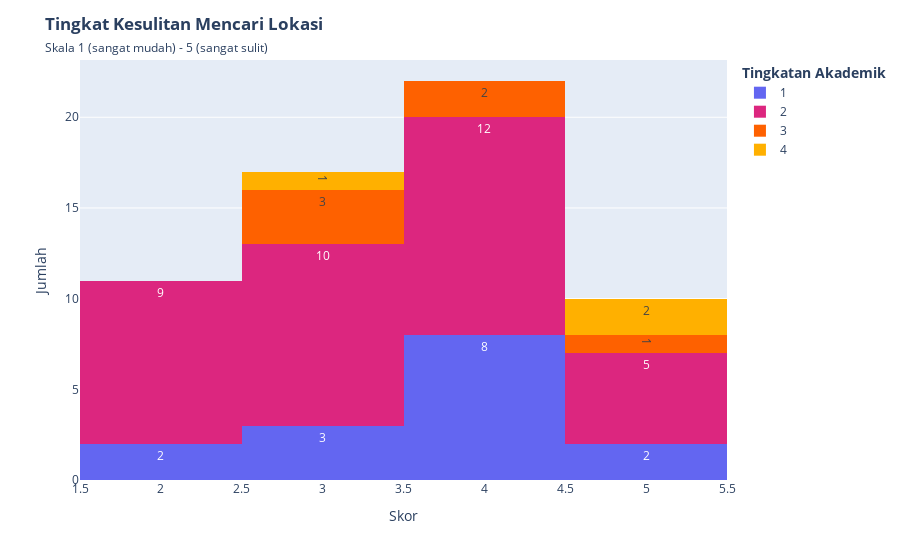

Here is the notebook cell this chart was saved with:
### Markdown cell above
**Insights**

Sebagian besar responden jarang berkunjung ke multikampus lain.

### Code cell
fig = px.histogram(masalah, x="kesulitan_lokasi", 
                   color="tingkat", 
                   color_discrete_map={
                       1: '#6366f1',
                       2: '#DC267F',
                       3: '#FE6100',
                       4: '#FFB000',
                       5: '#648FFF'
                   },
                   barmode="stack",
                   category_orders={"tingkat": sorted(masalah["tingkat"].unique())}, 
                   histfunc="count")
fig.update_traces(texttemplate='%{y}', textposition='inside')
fig.update_layout(xaxis_title="Skor",
                  yaxis_title="Jumlah",
                  legend=dict(title=dict(text='<b>Tingkatan Akademik</b>')),
                  title='<b>Tingkat Kesulitan Mencari Lokasi</b><br><span style="font-size:12px">Skala 1 (sangat mudah) - 5 (sangat sulit)</span>'
                  )
pio.write_image(fig, "svg/akses-2.svg", format="svg")
fig.show()

### Figure 1 — Plotly figure (JSON) as saved in the notebook; plotly's stock layout.template omitted (floating-point values rounded to 4 significant figures)
{"data": [{"alignmentgroup": "True", "bingroup": "x", "histfunc": "count", "hovertemplate": "tingkat=1<br>kesulitan_lokasi=%{x}<br>count=%{y}<extra></extra>", "legendgroup": "1", "marker": {"color": "#6366f1", "pattern": {"shape": ""}}, "name": "1", "offsetgroup": "1", "orientation": "v", "showlegend": true, "textposition": "inside", "texttemplate": "%{y}", "type": "histogram", "x": [4, 4, 4, 4, 3, 4, 2, 5, 4, 5, 3, 2, 3, 4, 4], "xaxis": "x", "yaxis": "y"}, {"alignmentgroup": "True", "bingroup": "x", "histfunc": "count", "hovertemplate": "tingkat=2<br>kesulitan_lokasi=%{x}<br>count=%{y}<extra></extra>", "legendgroup": "2", "marker": {"color": "#DC267F", "pattern": {"shape": ""}}, "name": "2", "offsetgroup": "2", "orientation": "v", "showlegend": true, "textposition": "inside", "texttemplate": "%{y}", "type": "histogram", "x": [4, 4, 4, 3, 4, 3, 5, 4, 3, 3, 4, 3, 3, 3, 2, 5, 3, 3, 2, 4, 2, 4, 2, 2, 5, 2, 3, 4, 4, 4, 4, 5, 2, 2, 2, 5], "xaxis": "x", "yaxis": "y"}, {"alignmentgroup": "True", "bingroup": "x", "histfunc": "count", "hovertemplate": "tingkat=3<br>kesulitan_lokasi=%{x}<br>count=%{y}<extra></extra>", "legendgroup": "3", "marker": {"color": "#FE6100", "pattern": {"shape": ""}}, "name": "3", "offsetgroup": "3", "orientation": "v", "showlegend": true, "textposition": "inside", "texttemplate": "%{y}", "type": "histogram", "x": [4, 3, 3, 5, 3, 4], "xaxis": "x", "yaxis": "y"}, {"alignmentgroup": "True", "bingroup": "x", "histfunc": "count", "hovertemplate": "tingkat=4<br>kesulitan_lokasi=%{x}<br>count=%{y}<extra></extra>", "legendgroup": "4", "marker": {"color": "#FFB000", "pattern": {"shape": ""}}, "name": "4", "offsetgroup": "4", "orientation": "v", "showlegend": true, "textposition": "inside", "texttemplate": "%{y}", "type": "histogram", "x": [5, 3, 5], "xaxis": "x", "yaxis": "y"}], "layout": {"barmode": "stack", "legend": {"title": {"text": "<b>Tingkatan Akademik</b>"}, "tracegroupgap": 0}, "margin": {"t": 60}, "title": {"text": "<b>Tingkat Kesulitan Mencari Lokasi</b><br><span style=\"font-size:12px\">Skala 1 (sangat mudah) - 5 (sangat sulit)</span>"}, "xaxis": {"anchor": "y", "domain": [0, 1], "title": {"text": "Skor"}}, "yaxis": {"anchor": "x", "domain": [0, 1], "title": {"text": "Jumlah"}}}}
